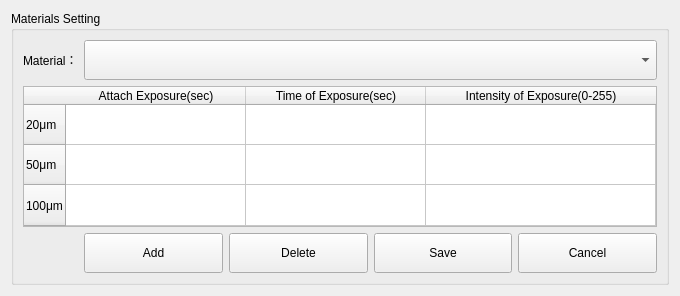
<?xml version="1.0" encoding="UTF-8"?>
<ui version="4.0">
 <class>MaterialsCatalog</class>
 <widget class="QWidget" name="MaterialsCatalog">
  <property name="geometry">
   <rect>
    <x>0</x>
    <y>0</y>
    <width>680</width>
    <height>296</height>
   </rect>
  </property>
  <property name="windowTitle">
   <string>Materials Setting</string>
  </property>
  <property name="toolTip">
   <string>材料设置</string>
  </property>
  <property name="styleSheet">
   <string notr="true"/>
  </property>
  <layout class="QGridLayout" name="gridLayout_2">
   <item row="0" column="0">
    <widget class="QGroupBox" name="groupBox_2">
     <property name="title">
      <string>Materials Setting</string>
     </property>
     <layout class="QGridLayout" name="gridLayout">
      <item row="0" column="0">
       <widget class="QLabel" name="label_6">
        <property name="sizePolicy">
         <sizepolicy hsizetype="Fixed" vsizetype="Preferred">
          <horstretch>0</horstretch>
          <verstretch>0</verstretch>
         </sizepolicy>
        </property>
        <property name="toolTip">
         <string>材料</string>
        </property>
        <property name="text">
         <string>Material：</string>
        </property>
       </widget>
      </item>
      <item row="0" column="1" colspan="4">
       <widget class="QComboBox" name="comboBoxMaterial">
        <property name="sizePolicy">
         <sizepolicy hsizetype="Preferred" vsizetype="Fixed">
          <horstretch>0</horstretch>
          <verstretch>0</verstretch>
         </sizepolicy>
        </property>
        <property name="minimumSize">
         <size>
          <width>0</width>
          <height>40</height>
         </size>
        </property>
        <property name="toolTip">
         <string>Select a Material from the Catalog</string>
        </property>
        <property name="whatsThis">
         <string>Select a Material from the Catalog to view/edit exposure timing</string>
        </property>
       </widget>
      </item>
      <item row="1" column="0" colspan="5">
       <widget class="QTableWidget" name="tableWidgetParameters">
        <property name="toolTip">
         <string>材料参数</string>
        </property>
        <property name="whatsThis">
         <string>Exposure settings for a given material and xy pixel size.  Each possible layer thickness and it's associated timing is shown.</string>
        </property>
        <property name="frameShape">
         <enum>QFrame::StyledPanel</enum>
        </property>
        <property name="lineWidth">
         <number>1</number>
        </property>
        <property name="midLineWidth">
         <number>0</number>
        </property>
        <property name="textElideMode">
         <enum>Qt::ElideMiddle</enum>
        </property>
        <property name="horizontalScrollMode">
         <enum>QAbstractItemView::ScrollPerItem</enum>
        </property>
        <property name="showGrid">
         <bool>true</bool>
        </property>
        <property name="gridStyle">
         <enum>Qt::SolidLine</enum>
        </property>
        <property name="wordWrap">
         <bool>true</bool>
        </property>
        <property name="cornerButtonEnabled">
         <bool>true</bool>
        </property>
        <attribute name="horizontalHeaderVisible">
         <bool>true</bool>
        </attribute>
        <attribute name="horizontalHeaderCascadingSectionResizes">
         <bool>false</bool>
        </attribute>
        <attribute name="horizontalHeaderDefaultSectionSize">
         <number>180</number>
        </attribute>
        <attribute name="horizontalHeaderHighlightSections">
         <bool>true</bool>
        </attribute>
        <attribute name="horizontalHeaderMinimumSectionSize">
         <number>180</number>
        </attribute>
        <attribute name="horizontalHeaderShowSortIndicator" stdset="0">
         <bool>false</bool>
        </attribute>
        <attribute name="horizontalHeaderStretchLastSection">
         <bool>true</bool>
        </attribute>
        <attribute name="verticalHeaderVisible">
         <bool>true</bool>
        </attribute>
        <attribute name="verticalHeaderCascadingSectionResizes">
         <bool>false</bool>
        </attribute>
        <attribute name="verticalHeaderDefaultSectionSize">
         <number>40</number>
        </attribute>
        <attribute name="verticalHeaderMinimumSectionSize">
         <number>40</number>
        </attribute>
        <attribute name="verticalHeaderShowSortIndicator" stdset="0">
         <bool>false</bool>
        </attribute>
        <attribute name="verticalHeaderStretchLastSection">
         <bool>true</bool>
        </attribute>
        <row>
         <property name="text">
          <string>20μm</string>
         </property>
        </row>
        <row>
         <property name="text">
          <string>50μm</string>
         </property>
        </row>
        <row>
         <property name="text">
          <string>100μm</string>
         </property>
        </row>
        <column>
         <property name="text">
          <string>Attach Exposure(sec)</string>
         </property>
        </column>
        <column>
         <property name="text">
          <string>Time of Exposure(sec)</string>
         </property>
        </column>
        <column>
         <property name="text">
          <string>Intensity of Exposure(0-255)</string>
         </property>
        </column>
       </widget>
      </item>
      <item row="2" column="1">
       <widget class="QPushButton" name="pushButtonAdd">
        <property name="minimumSize">
         <size>
          <width>0</width>
          <height>40</height>
         </size>
        </property>
        <property name="toolTip">
         <string>添加</string>
        </property>
        <property name="whatsThis">
         <string>Add a new Material to the Catalog</string>
        </property>
        <property name="text">
         <string>Add</string>
        </property>
       </widget>
      </item>
      <item row="2" column="2">
       <widget class="QPushButton" name="pushButtonDelete">
        <property name="sizePolicy">
         <sizepolicy hsizetype="Preferred" vsizetype="Fixed">
          <horstretch>0</horstretch>
          <verstretch>0</verstretch>
         </sizepolicy>
        </property>
        <property name="minimumSize">
         <size>
          <width>0</width>
          <height>40</height>
         </size>
        </property>
        <property name="toolTip">
         <string>移除</string>
        </property>
        <property name="whatsThis">
         <string>Remove the selected material from the Catalog.  Default entries can not be deleted.</string>
        </property>
        <property name="text">
         <string>Delete</string>
        </property>
       </widget>
      </item>
      <item row="2" column="3">
       <widget class="QPushButton" name="pushButtonSave">
        <property name="minimumSize">
         <size>
          <width>0</width>
          <height>40</height>
         </size>
        </property>
        <property name="toolTip">
         <string>保存</string>
        </property>
        <property name="text">
         <string>Save</string>
        </property>
       </widget>
      </item>
      <item row="2" column="4">
       <widget class="QPushButton" name="pushButtonCancel">
        <property name="minimumSize">
         <size>
          <width>0</width>
          <height>40</height>
         </size>
        </property>
        <property name="toolTip">
         <string>取消</string>
        </property>
        <property name="text">
         <string>Cancel</string>
        </property>
       </widget>
      </item>
     </layout>
    </widget>
   </item>
  </layout>
 </widget>
 <resources/>
 <connections>
  <connection>
   <sender>pushButtonCancel</sender>
   <signal>clicked()</signal>
   <receiver>MaterialsCatalog</receiver>
   <slot>close()</slot>
   <hints>
    <hint type="sourcelabel">
     <x>511</x>
     <y>193</y>
    </hint>
    <hint type="destinationlabel">
     <x>510</x>
     <y>241</y>
    </hint>
   </hints>
  </connection>
 </connections>
</ui>
